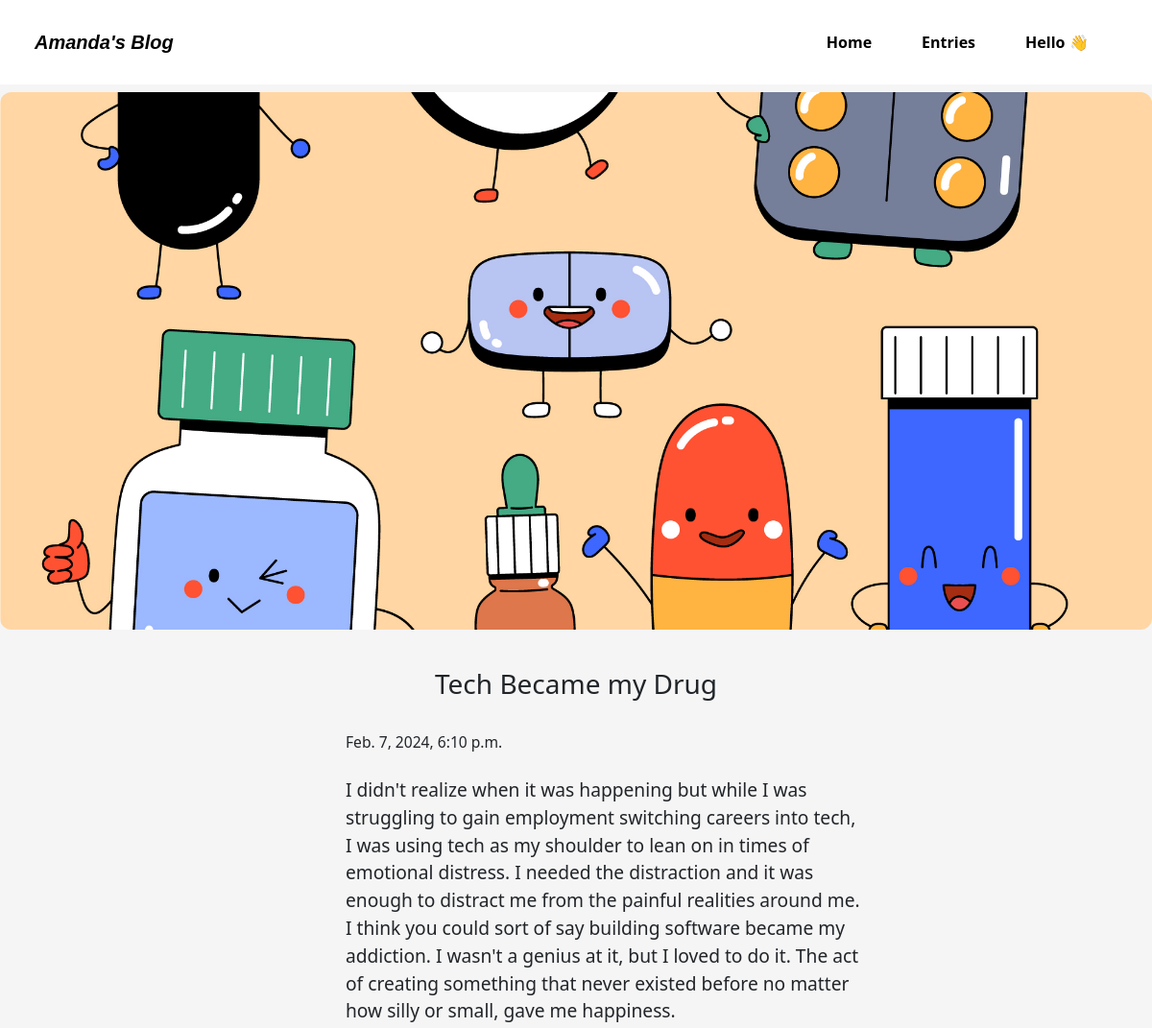
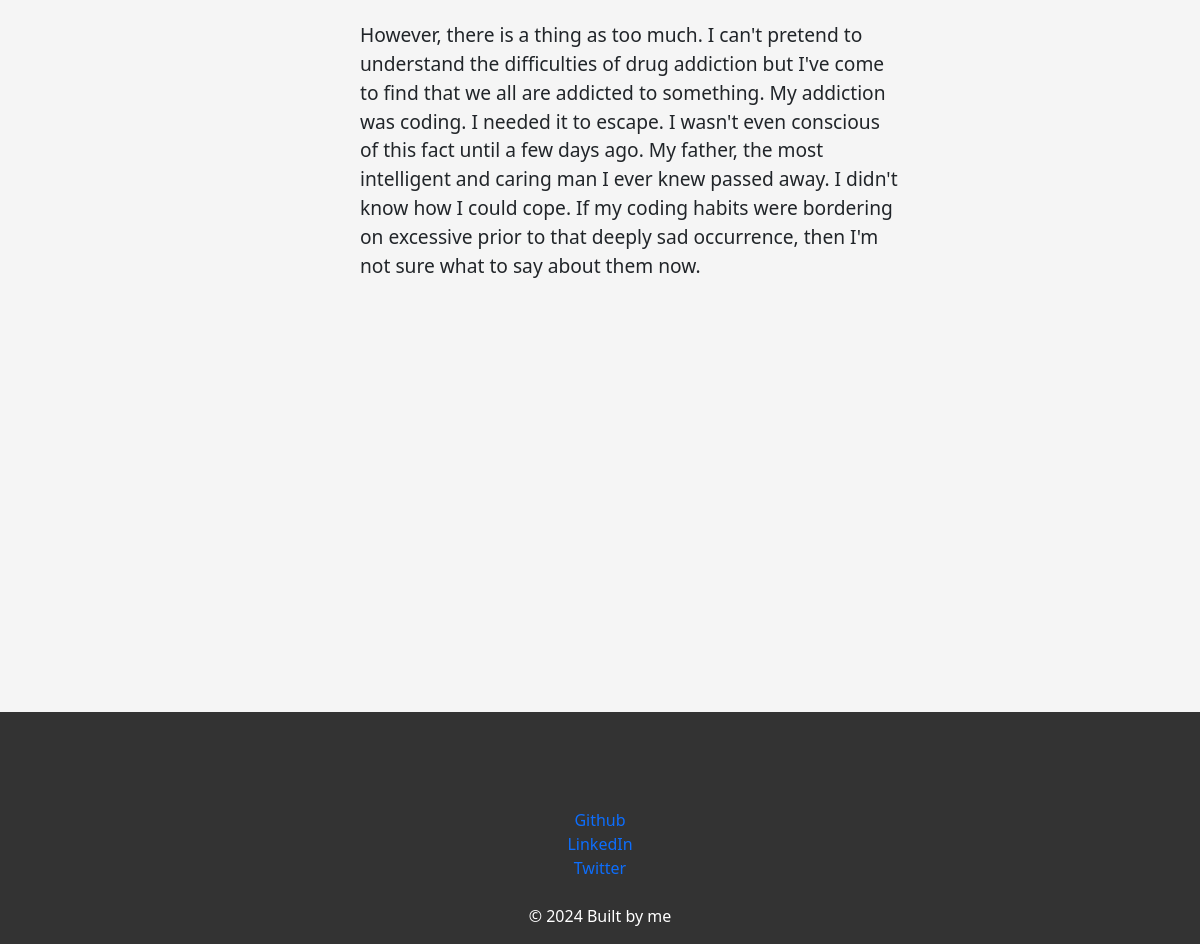
The page /Tech Became my Drug on the database its author committed (2 pictures, top to bottom).
### myBlog/models.py (models this page shows, shortened)
class Posts(models.Model):
    id = models.AutoField(primary_key=True)
    image = models.ImageField(upload_to='images/')
    imageInPage = models.ImageField(upload_to='images/')
    title =models.CharField(max_length=200)
    body = models.TextField()
    created_on = models.DateTimeField(auto_now_add=True)

### myBlog/views.py (the view)
# urls.py: path('<title>', views.Page3.as_view(), name = 'posted')
class Page3(View):
    template = 'posted.html'
    def get(self, request, title):
        posts = Posts.objects.get(title=title)
        return render(request, self.template, {'posts': posts})

### myBlog/templates/posted.html
{% extends 'base.html' %}
{% block content %}
<div class = "myPost">
<img src = "/media/{{ posts.imageInPage }}"/>
<h3>{{posts.title}}</h3>
<p id = "time">{{posts.created_on}}</p>
<p>{{posts.body|linebreaks}}</p>
</div>
{% endblock %}

### myBlog/templates/base.html (shortened to what this page needs)
<!DOCTYPE html>
<html lang="en">
<head>
    {% load bootstrap5 %}
    {% bootstrap_css %}
    <link rel = "stylesheet" href = "../static/style/styles.css"/>
</head>
<body>
    <nav class="navbar navbar-expand-lg bg-body-tertiary sticky-top">
        <div class="container-fluid">
          <a class="navbar-brand" href="#"><i><b>Amanda's Blog</b></i></a>
          <div class="collapse navbar-collapse" id="navbarNavAltMarkup">
            <div class="navbar-nav">
              <a class="nav-link active" aria-current="page" href="/"><b>Home</b></a>
              <a class="nav-link" href="/entries"><b>Entries</b></a>
              <a class="nav-link" href="mailto:amandaadoyi@gmail.com"><b>Hello &#128075;</b></a>
            </div>
          </div>
        </div>
      </nav>
      {% block content%}
      {% endblock %}
      <div class = 'overallDiv'>
      <div class = "footer">
        <a href = "https://github.com/Lonercode">Github</a><br/>
        <a href = "https://www.linkedin.com/in/amanda-adoyi-83725a198?trk=contact-info">LinkedIn</a><br/>
        <a href = "https://www.twitter.com/amanda_adoyi">Twitter</a><br/><br/>
        <p id = "copyright">&#169; 2024 Built by me</p>
      </div>
      </div>
</body>
</html>

### myBlog/static/style/styles.css (style rules this page uses)
body { background-color: whitesmoke; overflow-x: hidden; }
.container-fluid { background-color: white; top: 0; position: fixed; padding-bottom: 3vh; padding-top: 3vh; }
.container-fluid a { color: black; animation: slide 1s linear 1; }
.navbar-brand { margin-right: 53vw; margin-left: 2vw; font-family:Arial, Helvetica, sans-serif; }
.nav-link { margin-left: 3vw; }
.overallDiv { position: relative; min-height: 80vh; }
.footer { background-color:#333; color: white; position: absolute; bottom:0; text-align: center; width: 100%; padding-top: 12vh; }
.footer a { text-decoration: none; }
.myPost { margin-top: 10vh; position: relative; }
.myPost img { width: 100vw; height: 70vh; object-fit:cover; border-radius: 1vw; }
.myPost h3 { margin-bottom: 4vh; text-align: center; margin-top: 5vh; }
.myPost p { width: 45vw; margin-left: 30%; margin-top: 3vh; font-size: 1.6vw; }
#time { font-size: 1.3vw; }

### rows shown on the page
Posts: imageInPage (picture), title "Tech Became my Drug", created_on "Feb. 7, 2024, 6:10 p.m.", body "I didn't realize when it was happening but while I was struggling to gain employment switching careers into tech, I was using tech as my shoulder to lean on in times of emotional distress. I needed the distraction and it was enough to distract me from the painful realities around me. I think you could sort of say building software became my addiction. I wasn't a genius at it, but I loved to do it. The act of creating something that never existed before no matter how silly or small, gave me happiness. However, there is a thing as too much. I can't pretend to understand the difficulties of drug addiction but I've come to find that we all are addicted to something. My addiction was coding. I…"
